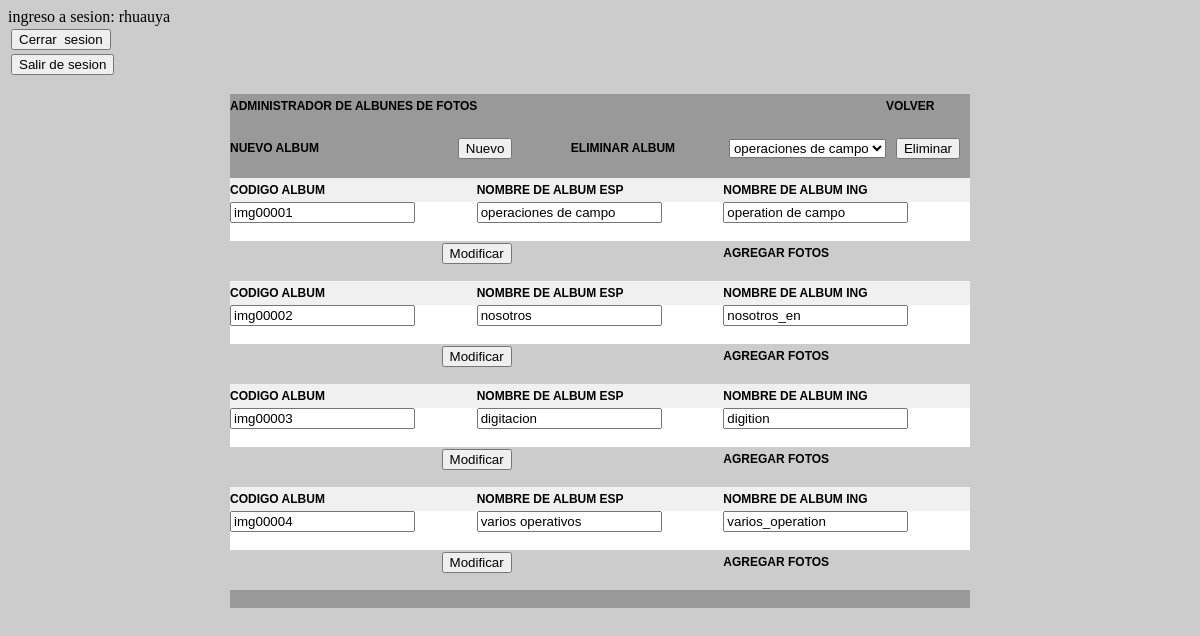
Screenshot of /_admin_/admin_album.php (signed in) with the database file from the repository.
### tables this page shows
CREATE TABLE `album` (
  `cod_al` varchar(8) NOT NULL DEFAULT '',
  `name` varchar(30) DEFAULT NULL,
  `name_en` varchar(30) DEFAULT NULL
);

### _admin_/admin_album.php (the view, shortened to what this page needs)
<form method="post">
<table width="740">
  <tr>
    <td><input name="cerrarsesion" type="submit" value="Cerrar  sesion" /></td>
  </tr>
  <tr>
    <td><input name="salir" type="submit" value="Salir de sesion" /></td>
  </tr>
</table>
</form>
<?php
include "../include/xpts.php";
$quealbum = "SELECT * FROM ALBUM;";
$resalbum = mysql_query($quealbum, $conexion) or die(mysql_error());
$totalbum = mysql_num_rows($resalbum);
?>
<!DOCTYPE html PUBLIC "-//W3C//DTD XHTML 1.0 Transitional//EN" "http://www.w3.org/TR/xhtml1/DTD/xhtml1-transitional.dtd">
<html xmlns="http://www.w3.org/1999/xhtml">
<head>
<title>administrar albunes</title></head>
<body bgcolor="#CCCCCC">
<link href="../css/estilo_admin.css" rel="stylesheet" type="text/css" />
<table  width="740" align="center" cellpadding="0" cellspacing="0" class="encabezado-iz-negro">
  <tr>
    <td>
	<table width="740" align="center" cellpadding="0" cellspacing="0">
      <tr>
        <td colspan="3" bgcolor="#999999"><a>administrador de albunes de fotos</a></td>
        <td bgcolor="#999999">&nbsp;</td>
        <td bgcolor="#999999"><a href="administrador.php">volver </a></td>
      </tr>
      <tr>
        <td colspan="5" bgcolor="#999999">&nbsp;</td>
      </tr>
      <tr>
      <form name="nuevo_album" method="post" action="nuevo_album.php">
        <td width="188" bgcolor="#999999"><a>nuevo album</a></td>
        <td width="189" bgcolor="#999999">
		<center><input name="nuevo" type="submit" value="Nuevo" /></center>        </td>
      </form>
        <td width="173" bgcolor="#999999"><a>eliminar album</a></td>
		<form name="eliminar_album" method="post" action="eliminar_album.php">
        <td width="87" bgcolor="#999999">
			<center>
			<select name="lista">
			<?php
				$quenombre = "SELECT * FROM ALBUM;";
				$resnombre = mysql_query($quenombre, $conexion) or die(mysql_error());
				$totnombre = mysql_num_rows($resnombre);
			if ($totnombre> 0) {
				while ($rownombre= mysql_fetch_assoc($resnombre))
				 {
					 if($rownombre['cod_al']<>""){
					echo "<option value='".$rownombre['cod_al']."'>".$rownombre['name']."</option>";};
				 }
			}
			?>
			</select>
			</center>		</td>
        <td width="87" bgcolor="#999999">
		<center><input name="eliminar" type="submit" value="Eliminar" /></center>		</td>
		</form>
      </tr>
      <tr>
        <td colspan="5" bgcolor="#999999">&nbsp;</td>
      </tr>
      <tr>
        <td colspan="5"><?php
			if ($totalbum> 0)
			 {
				while ($rowalbum = mysql_fetch_assoc($resalbum))
				{
					echo "
        				<form action='editar_album.php' method='post' name='actualizar_album'>
						<table width='740' cellpadding='0' cellspacing='0'>
						  <tr>
							<td width='144' bgcolor='#F0F0F0'><a>codigo album</a></td>
							<td bgcolor='#F0F0F0'><a>nombre de album esp</a></td>
							<td bgcolor='#F0F0F0'><a>nombre de album ing</a></td>
						  </tr>
						  <tr>
							<td bgcolor='#ffffff'><input name='t_cod' type='text' value='".$rowalbum['cod_al']."'/></td>
							<td width='182' bgcolor='#ffffff'><input name='t_nom_esp' type='text' value='".$rowalbum['name']."'/></td>
							<td width='118' bgcolor='#ffffff'><input name='t_nom_ing' type='text' value='".$rowalbum['name_en']."'/></td>
						  </tr>
						  <tr>
							<td width='144' bgcolor='#ffffff'></td>
							<td bgcolor='#ffffff'>&nbsp;</td>
							<td bgcolor='#ffffff'>&nbsp;</td>
						  </tr>
						  <tr>
							<td colspan='2' bgcolor='#CCCCCC'><CENTER><input type='submit' name='Submit' value='Modificar' /></center></td>
							<td bgcolor='#CCCCCC'><a href='subir_fotos.php?b000=".$rowalbum['cod_al']."')'>agregar fotos</a></td>
						  </tr>
						</table>
					   </form>
						";
				}
			  }
		?></td>
      </tr>
      <tr>
        <td colspan="5" bgcolor="#999999">&nbsp;</td>
      </tr>
    </table></td>
  </tr>
</table>
</body>
</html>

### css/estilo_admin.css (style rules this page uses)
.encabezado-iz-negro { list-style:none; font-family: �Trebuchet MS�, Arial; }
.encabezado-iz-negro a { display:block; text-transform: uppercase; padding:5px 0; text-decoration:none; text-align:left; font-size:12px; color:#000000; font-weight: bold; }

### rows the page displays
album: t_cod "img00001", t_nom_esp "operaciones de campo", t_nom_ing "operation de campo"
album: t_cod "img00002", t_nom_esp "nosotros", t_nom_ing "nosotros_en"
album: t_cod "img00003", t_nom_esp "digitacion", t_nom_ing "digition"
album: t_cod "img00004", t_nom_esp "varios operativos", t_nom_ing "varios_operation"

### other values shown
$_SESSION['usuario'] "rhuauya"
form field lista "operaciones de campo"
